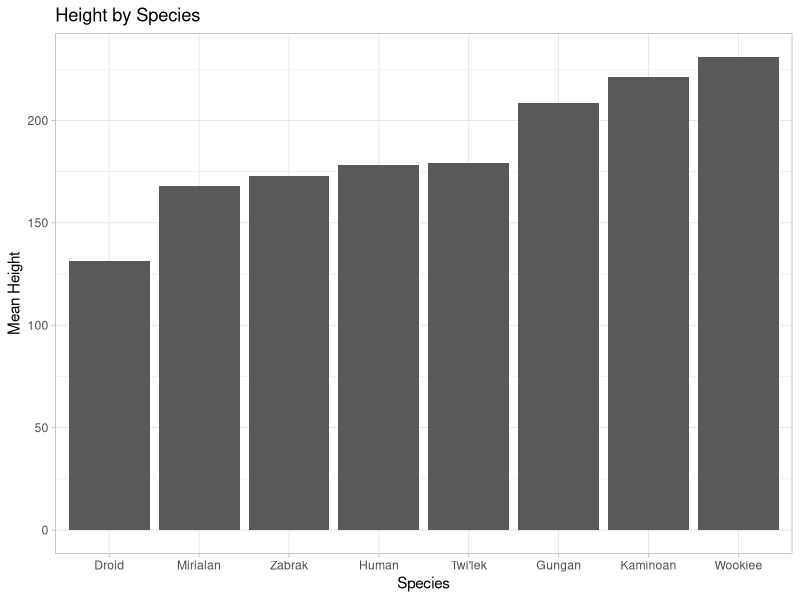

R code for this plot:
## ---- chunk 1
knitr::opts_chunk$set(echo = TRUE)
## ---- chunk 2
library(tidyverse)
## ---- chunk 3
data("starwars")
## ---- chunk 4
#In R the assignment operator is '<-'. It means put whatever is on the right into the thing on the left. In most other languages it is '='. In fact, '=' works in R as well. As you'll be writing <- a lot, remember that the shortcut key is alt+-.  

starwars_raw <- starwars
## ---- chunk 5
starwars_raw
## ---- chunk 6
#The code here is saying: take the variable starwars_raw then ( %>% ) drop all of the na's in height. Assign all of that to a new variable starwars_no_na.
starwars_no_na <- starwars_raw %>% 
                  drop_na(height)
starwars_no_na
## ---- chunk 7
#The mutate function creates a new column based on the values you enter. In this case, we're saying create a new column called pounds that equals the value in mass times 2.20462. By default, the new column will appear to the far right of the table. 

starwars_tabulate <- starwars_raw %>% 
  mutate(pounds = mass*2.20462)
starwars_tabulate
## ---- chunk 8
#Create a new column called pounds that equals mass*2.20462 rounded to 1 digit and place it after the column mass.
starwars_tabulate <- starwars_raw %>% 
                     mutate(pounds = round(mass*2.20462, digit=1), .after = mass) 
starwars_tabulate
## ---- chunk 9
#starwars_tabulate <- starwars_tabulate %>% 
#                    mutate(BLANK = BLANK*BLANK, .after=BLANK)          
## ---- chunk 10
starwars_humans <- starwars_tabulate %>% 
                    filter(species == "Human")
#Note the double equal sign `==`. This is a comparison operator. It is looking at whether the thing on the left equals the thing on the right.
starwars_humans
## ---- chunk 11
starwars_humans_tall <- starwars_tabulate %>% 
                    filter(species == "Human" & height > 175) #All organisms where the species equals humans and (&) height is greater than (>) 175
starwars_humans_tall
## ---- chunk 12
gender_heights <-  starwars_tabulate %>% 
                    drop_na(gender,height) %>% 
                    group_by(gender) %>% 
                    summarise(mean_height= mean(height))
gender_heights
## ---- chunk 13
starwars_humans <- starwars_tabulate %>% 
  filter(species == "Human") %>% 
  group_by(homeworld, gender) %>% 
  summarize(mean_height = mean(height))
starwars_humans
## ---- chunk 14
# We want to figure out the relationship between the species, gender, and height.

height_gender_species <- starwars_raw %>% 
  drop_na(height, species) %>%  #drop all rows where height or species are not known.
  group_by(gender, species) %>% #group by gender and species
  summarise(mean_height = mean(height), total = n()) %>% #calculate the mean per group and the                                                             total number per group.
  arrange(desc(total)) %>% #arrange the table in descending order based on the total.
  filter(total >= 2) %>% #Filter out every species for which there are at least two (>=) organisms. 
  select(species, gender, total, mean_height) #select only the species, gender, total and mean_height columns
height_gender_species
## ---- chunk 15
starwars_raw %>% 
  drop_na(height, species) %>% #drop all rows without height or species value
  group_by(species) %>% #group by species
  summarise(mean_height = mean(height), total = n()) %>% #get average height of each species, count the total number of species.
  filter(total > 1) %>% #only grab values where the total number of species is more than 1.
  ggplot(aes(x= reorder(species,mean_height), mean_height))+ #Make a plot with species sorted by height on the x axis, and mean_height on the y axis.
  geom_col() + #Make it a column chart
  labs(title = "Height by Species", #label the title, x , and y axis.
       x = "Species",
       y = "Mean Height")+
    theme_light() #Set the theme to light
